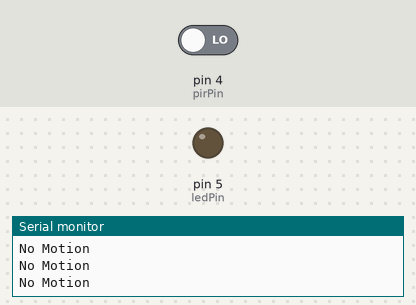
Bench run of a sketch on a simulated Arduino Uno, built with avr-gcc and run on an emulated ATmega328P. Parts: output pins drawn as LEDs (lit = HIGH), the last lines printed to the serial monitor. The inputs (shaded band) are chosen by the test bench; at power-on: pin 4 (pirPin) LOW.

Above: at 1.2 s.
1.3 s: pin 4 (pirPin) driven HIGH
At 2.4 s:
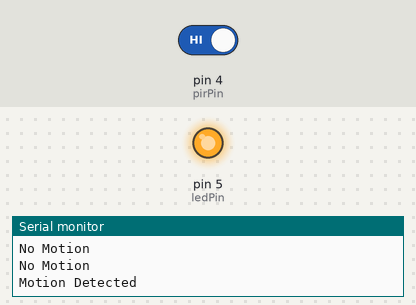
2.8 s: pin 4 (pirPin) driven LOW
At 4.0 s:
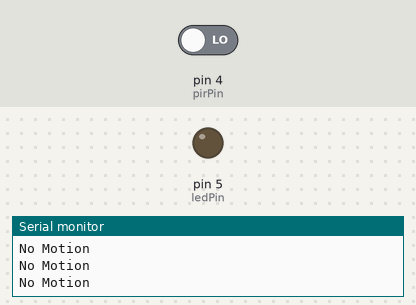
Timing chart, 0 to 5.8 s (numbered marks = the images above; inputs shaded):
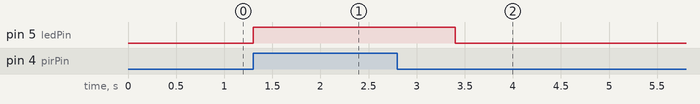

Measured:
- after the input at 1.3 s, pin 5 (ledPin): LOW → HIGH at once
- after the input at 2.8 s, pin 5 (ledPin): HIGH → LOW after 0.60 s

The sketch:

Tugas4eis.ino
```cpp
int pirPin = 4; // PIR sensor input pin
int ledPin = 5; // Output pin to indicate motion detection
int PIRstatus = 0;

void setup() {
  pinMode(pirPin, INPUT);
  pinMode(ledPin, OUTPUT);
  Serial.begin(9600);
}

void loop() {
  PIRstatus = digitalRead(pirPin);

  if (PIRstatus == HIGH) {
    Serial.println("Motion Detected");
    digitalWrite(ledPin, HIGH); // Turn on the LED
    delay(2000); // Adjust delay as needed
  }
  else {
    Serial.println("No Motion");
    digitalWrite(ledPin, LOW); // Turn off the LED
  }

  delay(100); // Delay between readings
}
```
